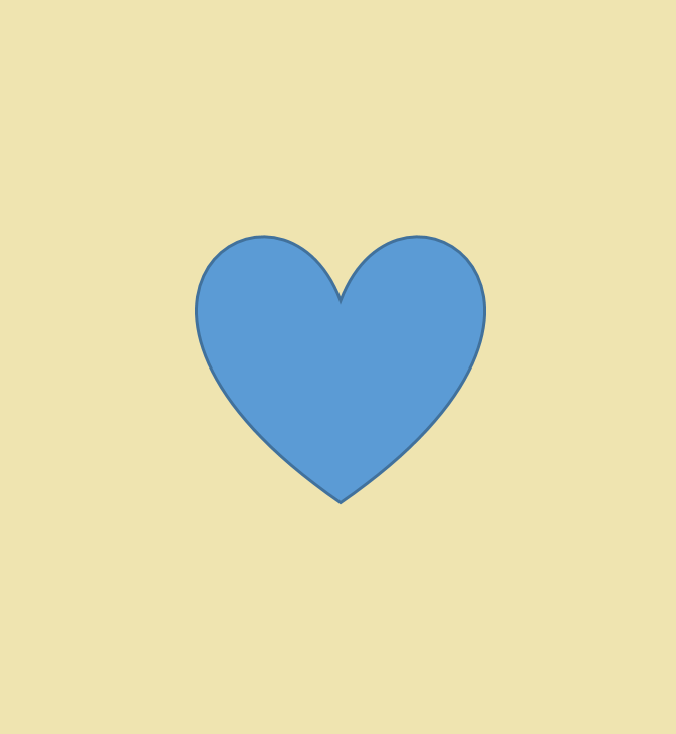
#> input picture data/simple data/simple_shape_01.png, 676 x 734 px; its folder holds only this picture in this run
$ jupyter execute --allow-errors simple_edge_detection.ipynb
#> lines starting #> are read from the running program, lines starting #| are printed output that depends on the picture
[cell 1]
from PIL import Image, ImageDraw
import numpy as np
from math import sqrt
import matplotlib.pyplot as plt

import os

[cell 2]
os.listdir('data/simple data')

[cell 3]
#Load Image:
input_image = Image.open("data/simple data/simple_shape_01.png")
#> input_image is the input picture: PIL image 676x734 RGBA; mean R, G, B, A 222.7, 219.8, 179.7, 255
input_pixels = input_image.load()
width, height = input_image.width, input_image.height
#> width = 676; height = 734

[cell 4]
#Show the input image
plt.figure()
plt.imshow(input_image)
plt.show()
print(input_image.size)
#| (676, 734)

[cell 5]
# Create output image
output_image = Image.new("RGB", input_image.size)
#> output_image: PIL image 676x734 RGB; every value is 0
draw = ImageDraw.Draw(output_image)

[cell 6]
plt.imshow(output_image)
plt.show()

## Grayscale = (R+G+B)/3

[cell 7]
# Convert to grayscale
# grayscale = (R+G+B)/3
intensity = np.zeros((width, height))
for x in range(width):
    for y in range(height):
        intensity[x, y] = sum(input_pixels[x, y]) / 3
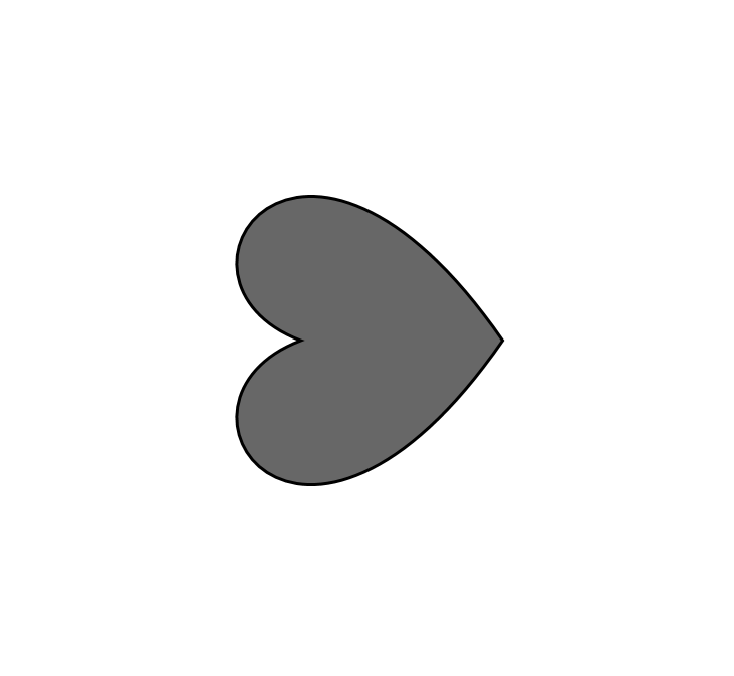
#> intensity: shape (676, 734) float64; min 196.3, max 299.3, mean 292.4; drawn with min black and max white

## Compute convolution between intensity and kernels

[cell 8]
# Compute convolution between intensity and kernels
for x in range(1, input_image.width - 1):
    for y in range(1, input_image.height - 1):
        magx = intensity[x + 1, y] - intensity[x - 1, y]
        magy = intensity[x, y + 1] - intensity[x, y - 1]

        # Draw in black and white the magnitude
        color = int(sqrt(magx**2 + magy**2))
        draw.point((x, y), (color, color, color))

[cell 9]
plt.imshow(output_image)
plt.show()
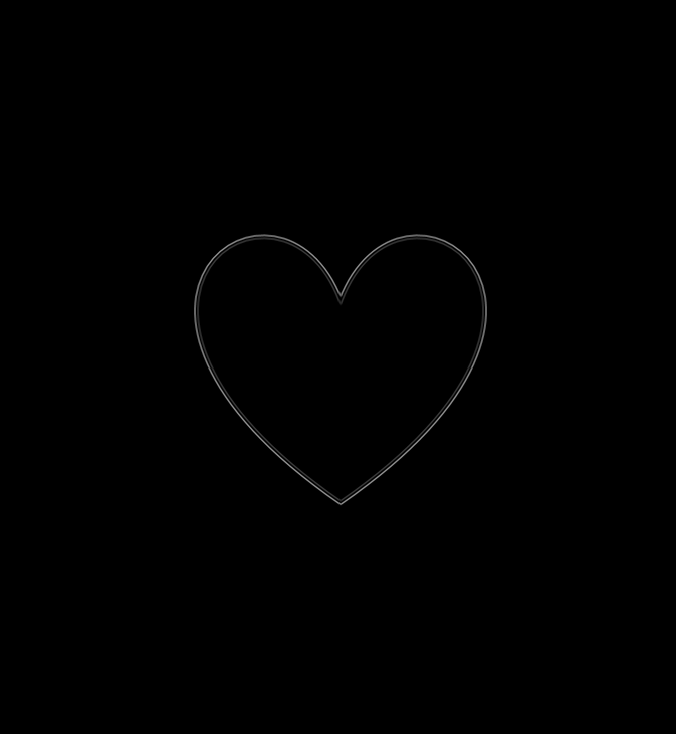
#> shown: shape (734, 676, 3); min 0, max 145, mean 0.5
